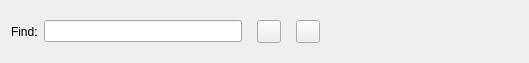
<?xml version="1.0" encoding="UTF-8"?>
<ui version="4.0">
 <class>Find</class>
 <widget class="QFrame" name="Find">
  <property name="geometry">
   <rect>
    <x>0</x>
    <y>0</y>
    <width>529</width>
    <height>60</height>
   </rect>
  </property>
  <property name="windowTitle">
   <string>Form</string>
  </property>
  <layout class="QGridLayout" name="gridLayout">
   <item row="0" column="0">
    <widget class="QLabel" name="label">
     <property name="text">
      <string>Find:</string>
     </property>
    </widget>
   </item>
   <item row="0" column="1">
    <widget class="QLineEdit" name="findText"/>
   </item>
   <item row="0" column="2">
    <widget class="QWidget" name="widget" native="true">
     <layout class="QHBoxLayout" name="horizontalLayout">
      <item>
       <widget class="QToolButton" name="backButton">
        <property name="text">
         <string/>
        </property>
        <property name="icon">
         <iconset resource="../shaderlab.qrc">
          <normaloff>:/ico/img/arrow-left.png</normaloff>:/ico/img/arrow-left.png</iconset>
        </property>
       </widget>
      </item>
     </layout>
    </widget>
   </item>
   <item row="0" column="4">
    <spacer name="horizontalSpacer">
     <property name="orientation">
      <enum>Qt::Horizontal</enum>
     </property>
     <property name="sizeHint" stdset="0">
      <size>
       <width>40</width>
       <height>20</height>
      </size>
     </property>
    </spacer>
   </item>
   <item row="0" column="3">
    <widget class="QToolButton" name="nextButton">
     <property name="text">
      <string/>
     </property>
     <property name="icon">
      <iconset resource="../shaderlab.qrc">
       <normaloff>:/ico/img/arrow-right.png</normaloff>:/ico/img/arrow-right.png</iconset>
     </property>
    </widget>
   </item>
  </layout>
 </widget>
 <resources>
  <include location="../shaderlab.qrc"/>
 </resources>
 <connections/>
</ui>
